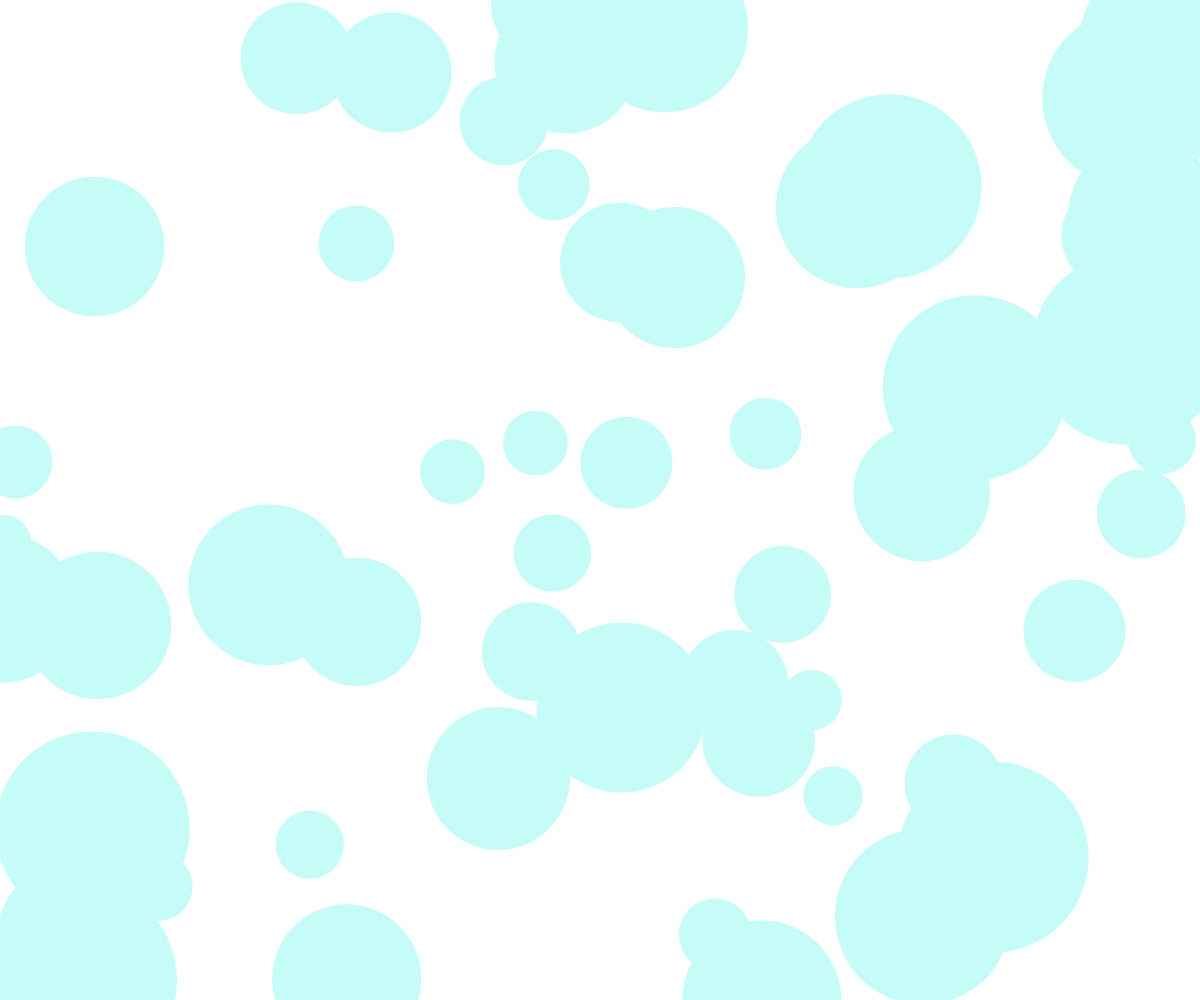
Frame 1 (no input)
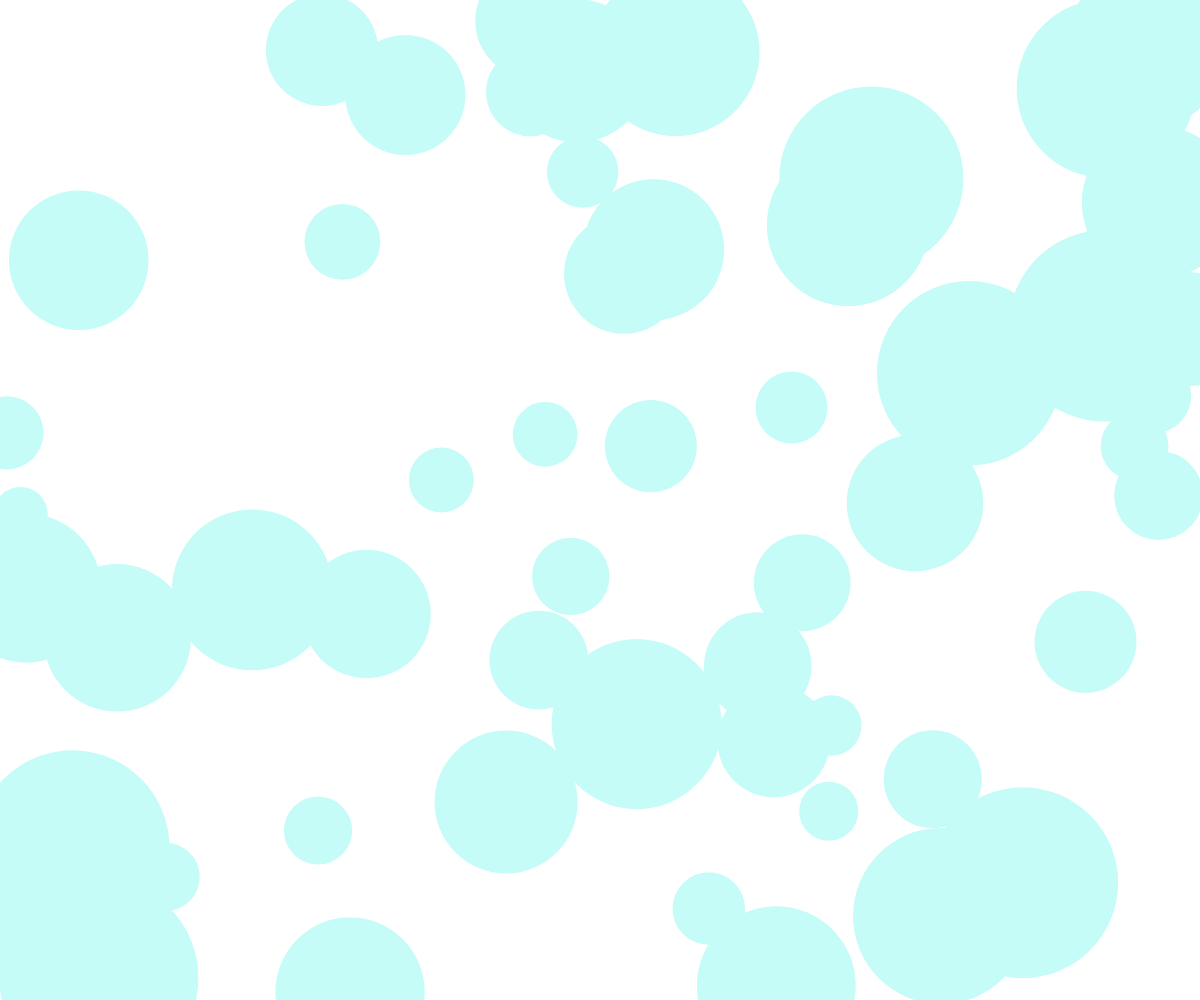
Frame 60 (no input)
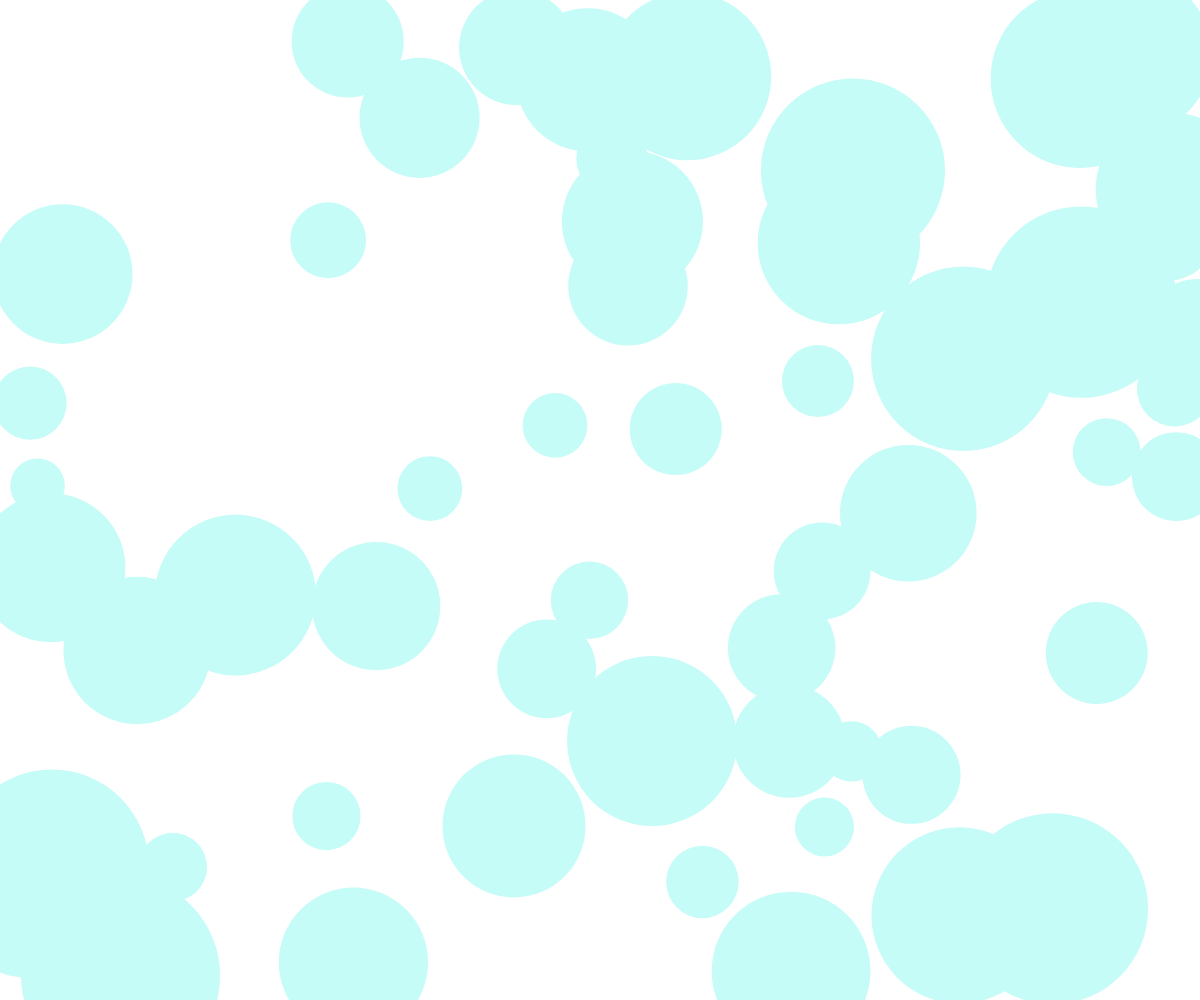
Frame 120 (the mouse pressed at the canvas centre since frame 60)

The p5.js sketch that drew these frames (run headless with seeded random() and noise() and a simulated clock; from frame 60 on, the mouse is pressed at the canvas centre):

// p5.js sketch
// ── sketch.js
let balls = [];
let c;

class Ball{
  constructor(){
    this.x = random(0,windowWidth);
    this.y = random(0,windowHeight);
    this.d = random(50,200);
    this.vX = random(-0.5,0.5);
    this.vY = random(-0.5,0.5);
  }
  show(){
    fill(c);
    noStroke();
    circle(this.x,this.y,this.d);
  }
  update(){
    this.x += this.vX;
    this.y += this.vY;
    if(this.x < 0){
      this.x = 0;
      this.vX = -this.vX;
    }
    if(this.x > windowWidth){
      this.x = windowWidth;
      this.vX = -this.vX;
    }
    if(this.y < 0){
      this.y = 0;
      this.vY = -this.vY;
    }
    if(this.y > windowHeight){
      this.y = windowHeight;
      this.vY = -this.vY;
    }
  }
}

function setup() {
  createCanvas(windowWidth,windowHeight);
  const amount = sqrt(windowWidth * windowHeight) / 20; // mazāk bumbas uz mazākiem ekrāniem
  for(let i=0; i<amount;i++){
    balls.push(new Ball());
  }
  c = color(197, 252, 247);
}

function draw() {
  clear();
  
  for(let ball of balls){
    ball.show();
    ball.update();
  }
}

function windowResized() {
  resizeCanvas(windowWidth,windowHeight);
}
